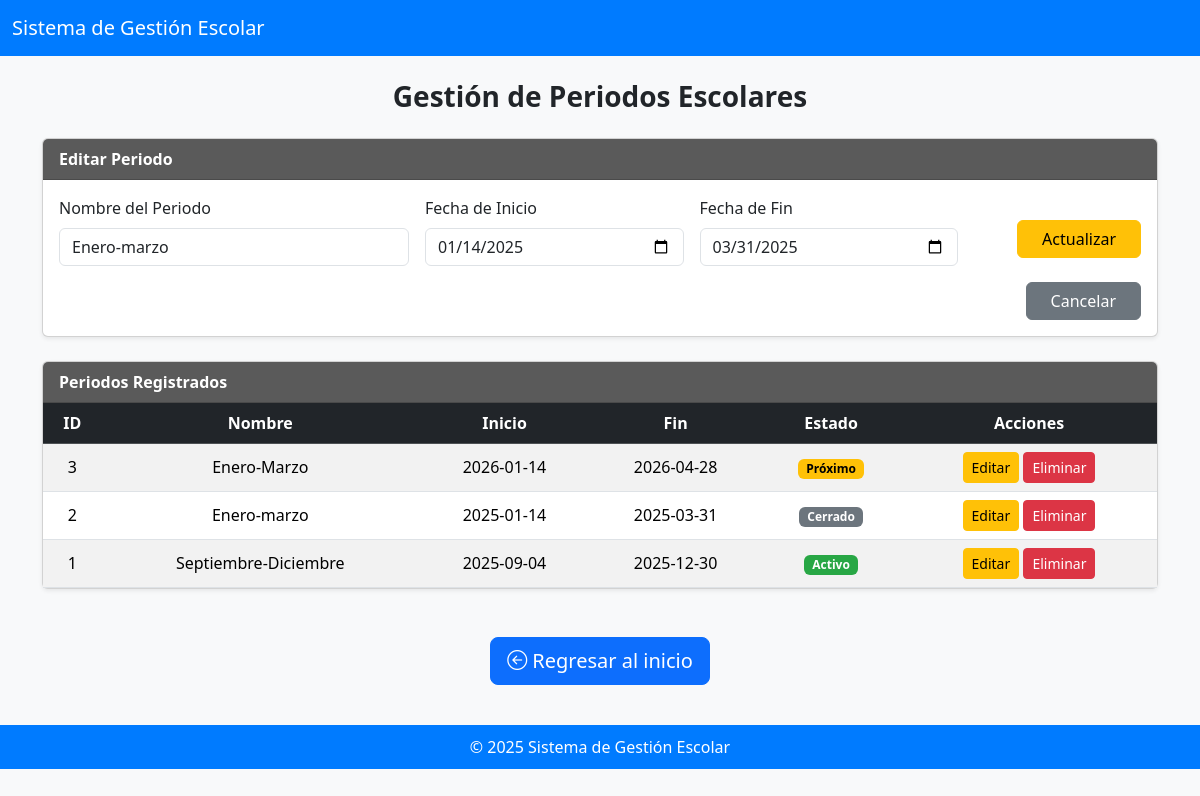
/app/views/periodosView.php?edit=2 (signed in), run on the app's committed database.
### tables this page shows
CREATE TABLE periodosEscolares (
    idPeriodo INT AUTO_INCREMENT PRIMARY KEY,
    nombrePeriodo VARCHAR(50) NOT NULL,
    fechaInicio DATE NOT NULL,
    fechaFin DATE NOT NULL
);

### app/models/periodoModel.php (called while the page is built, shortened)
<?php
class PeriodoModel {
    private $connection;
    public function __construct($connection) {
        $this->connection = $connection;
    }
    public function obtenerPeriodos() {
        return $this->connection->query("SELECT * FROM periodosEscolares ORDER BY idPeriodo DESC");
    }
    public function obtenerPorId($id) {
        $stmt = $this->connection->prepare("SELECT * FROM periodosEscolares WHERE idPeriodo = ?");
        $stmt->bind_param("i", $id);
        $stmt->execute();
        return $stmt->get_result()->fetch_assoc();
    }
}
?>

### app/views/periodosView.php (the view, shortened to what this page needs)
<?php
require_once __DIR__ . '/../../config/db_connection.php';
require_once __DIR__ . '/../../app/models/periodoModel.php';
$model = new PeriodoModel($connection);
$modo = isset($_GET['edit']) ? 'editar' : 'insertar';
$periodoEditar = null;
if (isset($_GET['edit'])) {
  $periodoEditar = $model->obtenerPorId($_GET['edit']);
}
$periodos = $model->obtenerPeriodos();
?>
<!DOCTYPE html>
<html lang="es">
<head>
  <link href="https://cdn.jsdelivr.net/npm/bootstrap@5.3.3/dist/css/bootstrap.min.css" rel="stylesheet">
  <link href="https://cdn.jsdelivr.net/npm/bootstrap-icons@1.11.3/font/bootstrap-icons.css" rel="stylesheet">
</head>
<body>
<nav class="navbar navbar-dark mb-4">
  <div class="container-fluid">
    <a class="navbar-brand" href="#">Sistema de Gestión Escolar</a>
  </div>
</nav>
<div class="container mt-3 mb-5">
  <h3 class="text-center mb-4 fw-semibold">Gestión de Periodos Escolares</h3>
  <div class="card mb-4 shadow-sm">
    <div class="card-header fw-semibold"><?= $modo == 'editar' ? 'Editar Periodo' : 'Registrar Nuevo Periodo' ?></div>
    <div class="card-body">
      <form method="POST" action="../controllers/periodoController.php" class="row g-3">
        <div class="col-md-4">
          <label class="form-label">Nombre del Periodo</label>
          <input type="text" name="nombrePeriodo" class="form-control"
                 value="<?= $periodoEditar['nombrePeriodo'] ?? '' ?>"
                 placeholder="Ej. Septiembre–Diciembre" required>
        </div>
        <div class="col-md-3">
          <label class="form-label">Fecha de Inicio</label>
          <input type="date" name="fechaInicio" class="form-control"
                 value="<?= $periodoEditar['fechaInicio'] ?? '' ?>" required>
        </div>
        <div class="col-md-3">
          <label class="form-label">Fecha de Fin</label>
          <input type="date" name="fechaFin" class="form-control"
                 value="<?= $periodoEditar['fechaFin'] ?? '' ?>" required>
        </div>
        <div class="col-md-2 text-end">
          <?php if ($modo == 'editar'): ?>
            <button type="submit" name="actualizar" class="btn btn-warning mt-4 px-4">Actualizar</button>
            <a href="periodosView.php" class="btn btn-secondary mt-4 px-4">Cancelar</a>
          <?php else: ?>
            <button type="submit" name="insertar" class="btn btn-success mt-4 px-4">Guardar</button>
          <?php endif; ?>
        </div>
      </form>
    </div>
  </div>
  <div class="card shadow-sm">
    <div class="card-header fw-semibold">Periodos Registrados</div>
    <div class="card-body p-0">
      <table class="table table-striped mb-0 text-center align-middle">
        <thead class="table-dark">
          <tr>
            <th>ID</th>
            <th>Nombre</th>
            <th>Inicio</th>
            <th>Fin</th>
            <th>Estado</th>
            <th>Acciones</th>
          </tr>
        </thead>
        <tbody>
          <?php while ($p = $periodos->fetch_assoc()): ?>
            <?php
              $hoy = date('Y-m-d');
              if ($hoy < $p['fechaInicio']) {
                $estado = 'Próximo';
                $badge = 'badge-proximo';
              } elseif ($hoy > $p['fechaFin']) {
                $estado = 'Cerrado';
                $badge = 'badge-cerrado';
              } else {
                $estado = 'Activo';
                $badge = 'badge-activo';
              }
            ?>
            <tr>
              <td><?= $p['idPeriodo'] ?></td>
              <td><?= htmlspecialchars($p['nombrePeriodo']) ?></td>
              <td><?= $p['fechaInicio'] ?></td>
              <td><?= $p['fechaFin'] ?></td>
              <td><span class="badge <?= $badge ?>"><?= $estado ?></span></td>
              <td>
                <a href="periodosView.php?edit=<?= $p['idPeriodo'] ?>" class="btn btn-warning btn-sm">Editar</a>
                <a href="../controllers/periodoController.php?delete=<?= $p['idPeriodo'] ?>" class="btn btn-danger btn-sm"
                   onclick="return confirm('¿Seguro que deseas eliminar el periodo <?= htmlspecialchars($p['nombrePeriodo']) ?>?');">
                   Eliminar
                </a>
              </td>
            </tr>
          <?php endwhile; ?>
        </tbody>
      </table>
    </div>
  </div>
</div>
<div class="text-center my-4">
  <a href="../views/Dashboard/dashboard_admin.php" class="btn btn-primary btn-lg">
    <i class="bi bi-arrow-left-circle"></i> Regresar al inicio
  </a>
</div>
<footer>
  © 2025 Sistema de Gestión Escolar
</footer>
</body>
</html>

### app/views/periodosView.php (style rules this page uses)
body { background-color: #f8f9fa; }
.navbar { background-color: #007bff !important; }
.card-header { background-color: #5a5a5a; color: #fff; }
footer { background-color: #007bff; color: white; text-align: center; padding: 10px 0; margin-top: 40px; }
.badge-activo { background-color: #28a745; }
.badge-cerrado { background-color: #6c757d; }
.badge-proximo { background-color: #ffc107; color: #000; }

### data on the page
periodosescolares: nombrePeriodo "Enero-marzo", fechaInicio "01/14/2025", fechaFin "03/31/2025", idPeriodo "2", fechaInicio "2025-01-14", fechaFin "2025-03-31", estado "Cerrado"
periodosescolares: idPeriodo "3", nombrePeriodo "Enero-Marzo", fechaInicio "2026-01-14", fechaFin "2026-04-28", fechaInicio "Próximo"
periodosescolares: idPeriodo "1", nombrePeriodo "Septiembre-Diciembre", fechaInicio "2025-09-04", fechaFin "2025-12-30", estado "Activo"
